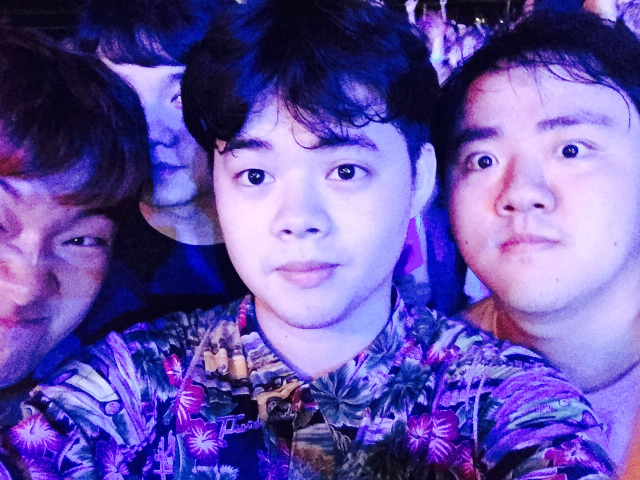
%> input picture 1_clustering/me.jpg, 1280 x 960 px (shown at 1/2 size)
$ octave q2_dbcsan.m   (GNU Octave 9; MATLAB toolbox functions it lacks are replaced by stand-ins)
%> lines starting %> are read from the running program, lines starting %| are printed output that depends on the picture
close all;
I = imread('me.jpg');
%> I is the input picture: size 960x1280x3 uint8; mean R, G, B 101.2, 82.6, 166
I = imresize(I,0.1)
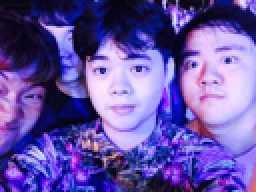
%> I: size 96x128x3 uint8 (shown 2 times larger); mean R, G, B 101.2, 82.6, 166
k = 4;
%I(:,:,1)=0;
%I(:,:,2)=0;
%I(:,:,3)=0;
imshow(I);

I = im2double(I);
%> I: size 96x128x3 double
% [4 lines of commented-out code are left out]

R = I(:,:,1); R = R(:);
%> after `R = I(:,:,1)`:
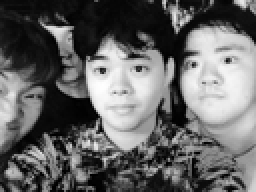
%> R: size 96x128 double (shown 2 times larger); min 0, max 1, mean 0.397
G = I(:,:,2); G = G(:);
%> after `G = I(:,:,2)`:
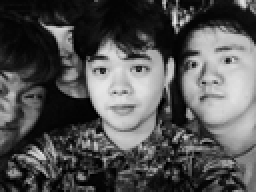
%> G: size 96x128 double (shown 2 times larger); min 0, max 0.918, mean 0.324
B = I(:,:,3); B = B(:);
%> after `B = I(:,:,3)`:
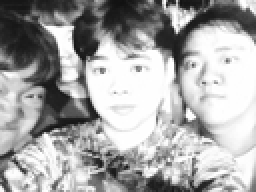
%> B: size 96x128 double (shown 2 times larger); min 0.0667, max 1, mean 0.651
%[idx, C, SUMD, D]= kmeans([R G B], k);

%> (the run ends here)
